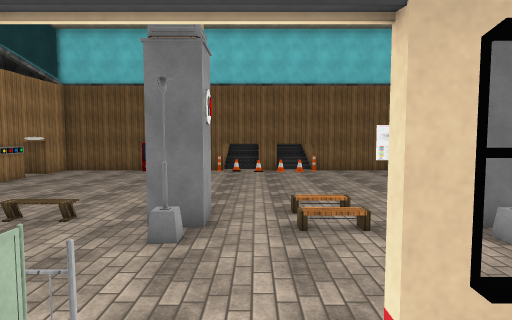
View 1 (above)

17 first-person views from a walk through a 3-D level made in the Unity game engine. The camera is 1.5 m above the floor, tilts 4° down and sees 75° across. Doors are open. The floor is counted in squares, 1 m on a side. Each view is taken from the middle of a square. On the plan, view 1 faces up. The plan holds only what a view shows up to about 15 squares ahead; the rest is blank. The place goes on beyond the plan. The player is left out. Some surface patterns are stand-ins.

View 2
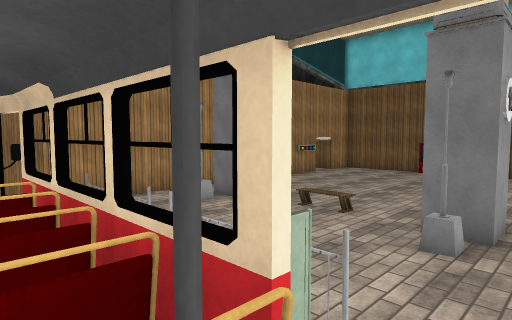

View 3
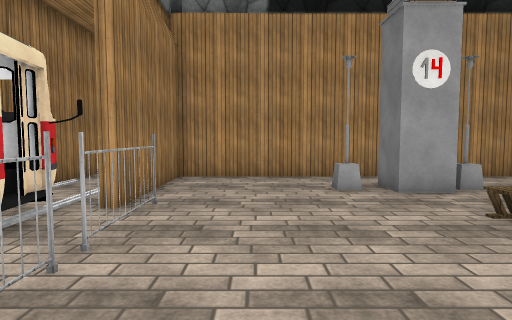

View 4
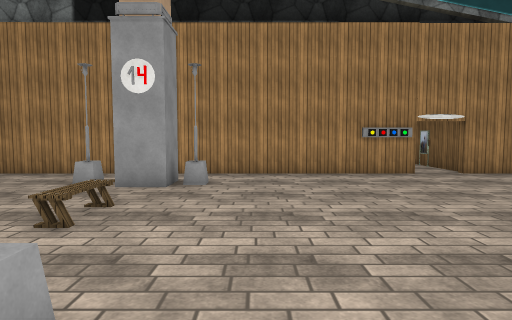

View 5
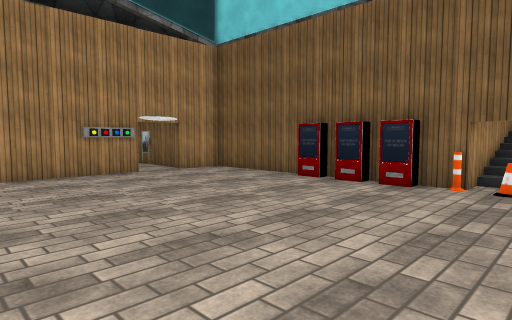

View 6
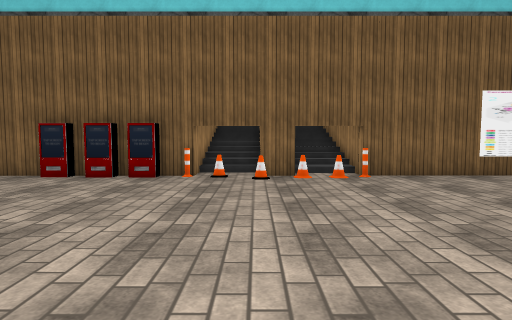

View 7
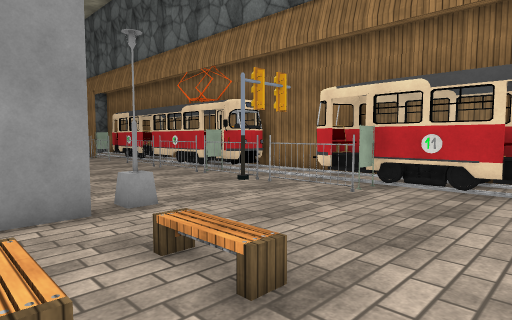

View 8
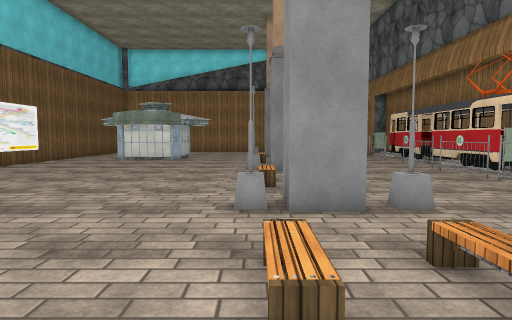

View 9
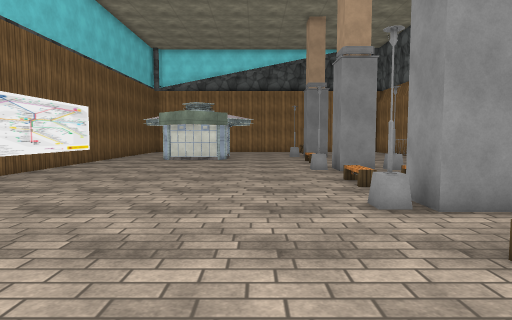

View 10
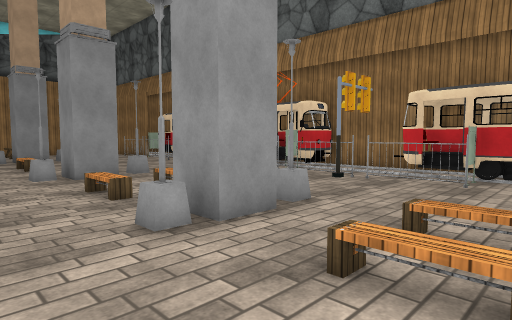

View 11
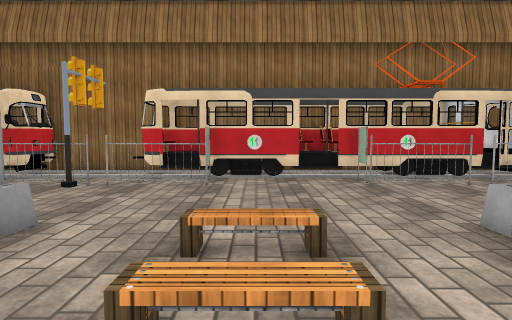

View 12
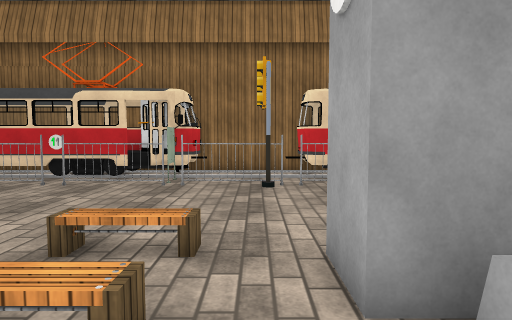

View 13
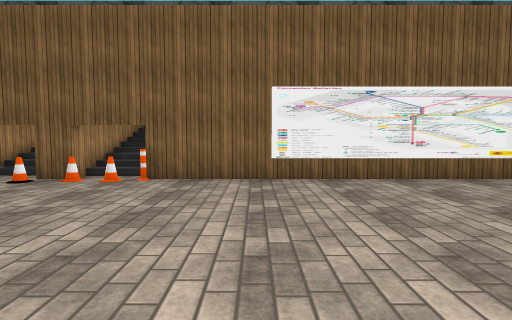

View 14
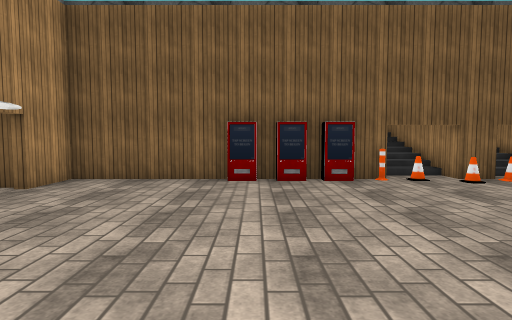

View 15
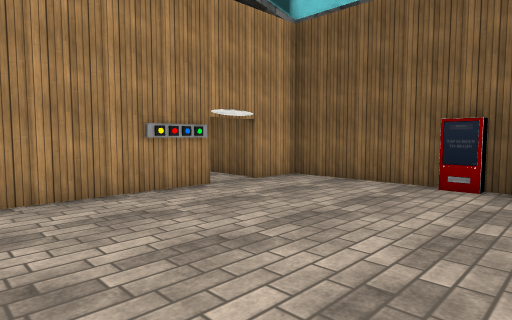

View 16
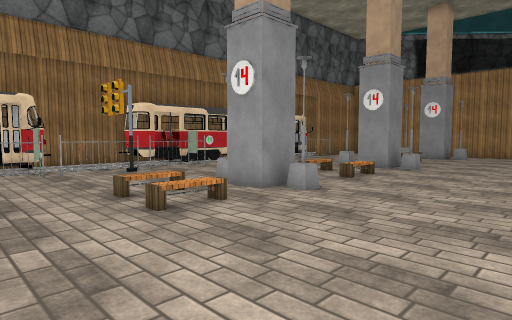

View 17
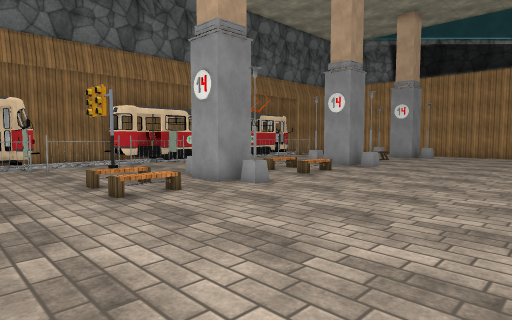

### Floor plan
Points are (right, up) in squares from view 1. A wall is a line through its corners. A room is listed if a view was taken in it or the views show most of it. See-through windows are left out.
Room 1 (views 1, 2)
walls: (-1.6, -1.4) (0.1, -1.4)
low walls: (-0.7, 0.9) (-0.7, 0); (-1.6, 1) (-1.6, 0.1)
ways out: open door at (-0.5, 1) to room 2
Room 2 (views 3, 4, 5, 6, 7, 8, 9, 10, 11, 12, 13, 14, 15, 16, 17)
walls: (-1.6, 2.3) (-1.6, 1.4); (4.1, 24.4) (4.1, 26.5); (0.4, 1.2) (4.1, 1.2); (3.6, 1.4) (3.6, 2.3); (5.3, 1) (5.9, 0.8); (-3.4, 0.9) (-3.4, 0.4); (5.5, 0.8) (6, 0.6); (1.5, 26.5) (1.5, 23.8) (0.2, 23.8) (0.2, 26.5); (-6.2, 1.2) (-0.7, 1.2); (-2.4, 26.5) (-2.4, 23.8) (-6.5, 23.8); (-8, 23.8) (-13.5, 23.8) (-13.5, 21.5); (10.9, 2.3) (10.9, 1.4); (-7.6, 0.8) (-7.2, 0.7) (-6.8, 1); (-7.6, 0.8) (-6.7, 0.1); (5.5, -1.4) (10.7, -1.4); (10.8, 1.4) (10.8, 2.3); (10.6, 0.8) (11.2, 1); (11.1, 0.8) (11.5, 0.7); (-13.5, 19.5) (-13.5, 2.1) (-7.9, 2.1); (11.2, 0.7) (12.1, 0); (10.2, -0.2) (10.2, 0.6) (10.7, 0.9); (12.6, 1.2) (14.5, 1.2); (14.5, 23.8) (4.4, 23.8)
low walls: (3.9, 1.1) (5.5, 0.9); (1.7, 0.6) (2.2, 0.6); (2.5, 0.6) (3, 0.6); (4.1, 0.7) (5.5, 0.5); (-5.1, 0.6) (-3.9, 0.6); (-7.5, 0.9) (-6, 1.1); (-7.3, 0.5) (-6.3, 0.7); (10.7, 0.9) (11.9, 1); (12, 0.6) (12.6, 0.7); (13.6, 0.6) (14.5, 0.6)
ways out: open door at (-0.5, 1) to room 1; open door at (-14, 20.5); open door at (-6.5, 1); open door at (4.3, 1.3); open door at (12, 1); gap at (-2, 2); gap at (11, 2)
objects: other object (-13, 18) to (-13, 19); lamp (-11, 7) to (-10, 8); other object (-11, 9) to (-10, 10); lamp (-11, 11) to (-10, 11); fence (-8, 3) to (-6, 3); other object (-8, 23) to (-7, 24); bench (-7, 9) to (-5, 10); other object (-6, 23); fence (-4, 3) to (-2, 3); other object (-4, 23); other object (-3, 9) to (-2, 10); other object (-3, 24); lamp (-2, 8); lamp (-2, 11); cone (-1, 24); cone (0, 23); cone (2, 23); cone (3, 23); fence (4, 3) to (6, 3); other object (4, 24); lamp (6, 8); other object (6, 9) to (7, 10); lamp (6, 11); fence (8, 3) to (10, 3); fence (11, 3) to (14, 3); lamp (14, 8); other object (14, 9) to (14, 10); lamp (14, 11)

Where each view was taken, in squares from view 1:
view 1: 0 up, 0 right, facing up
view 2: 0 up, 0 right, facing up-left
view 3: 5 up, 1 left, facing left
view 4: 13 up, 0 right, facing left
view 5: 13 up, 0 right, facing up-left
view 6: 11 up, 0 right, facing up
view 7: 11 up, 1 left, facing down-right
view 8: 11 up, 1 left, facing right
view 9: 14 up, 1 left, facing right
view 10: 14 up, 1 right, facing down-right
view 11: 13 up, 2 right, facing down
view 12: 13 up, 8 right, facing down
view 13: 12 up, 8 right, facing up
view 14: 12 up, 7 left, facing up
view 15: 13 up, 5 left, facing up-left
view 16: 17 up, 14 right, facing down-left
view 17: 19 up, 14 right, facing down-left
